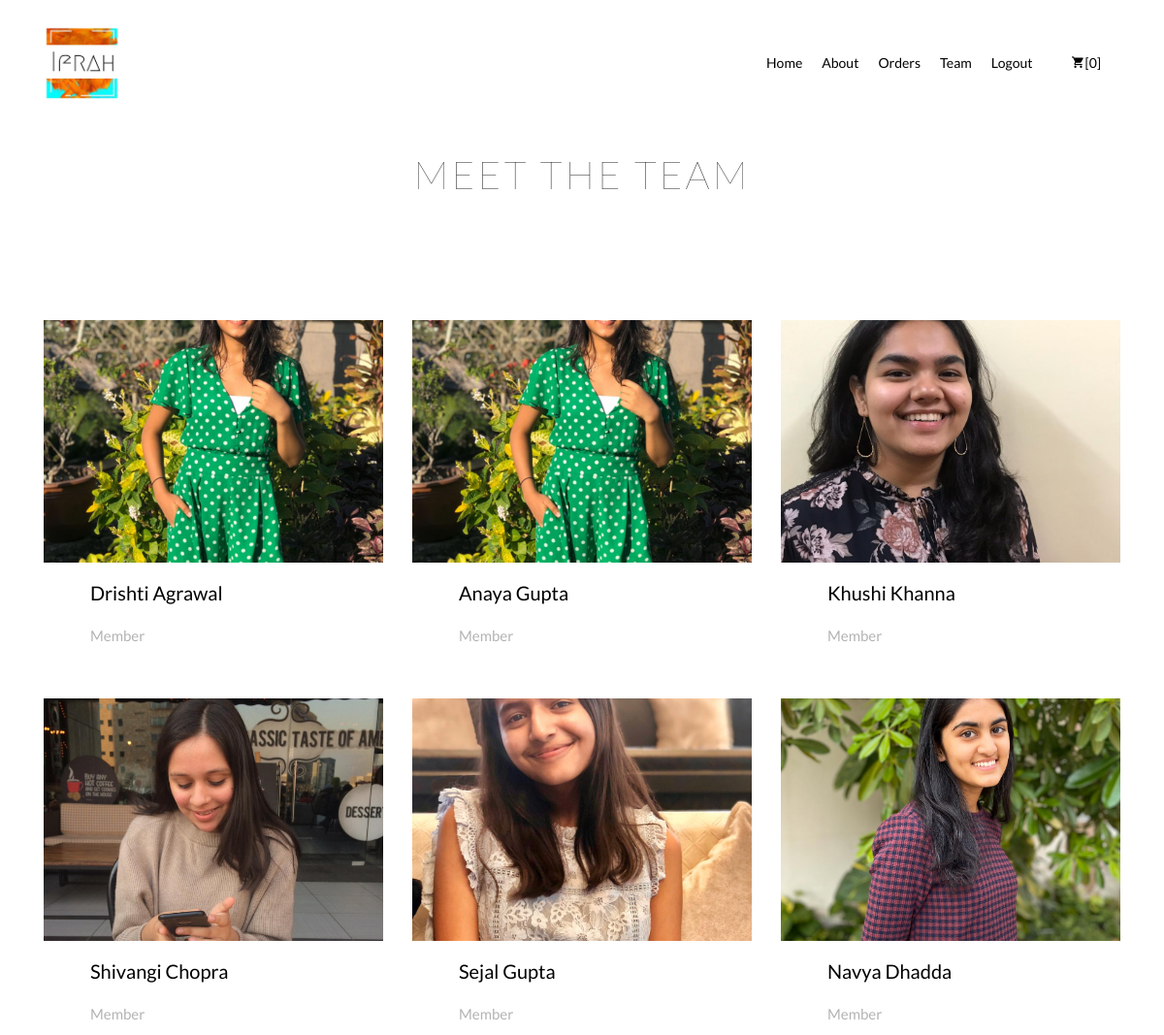
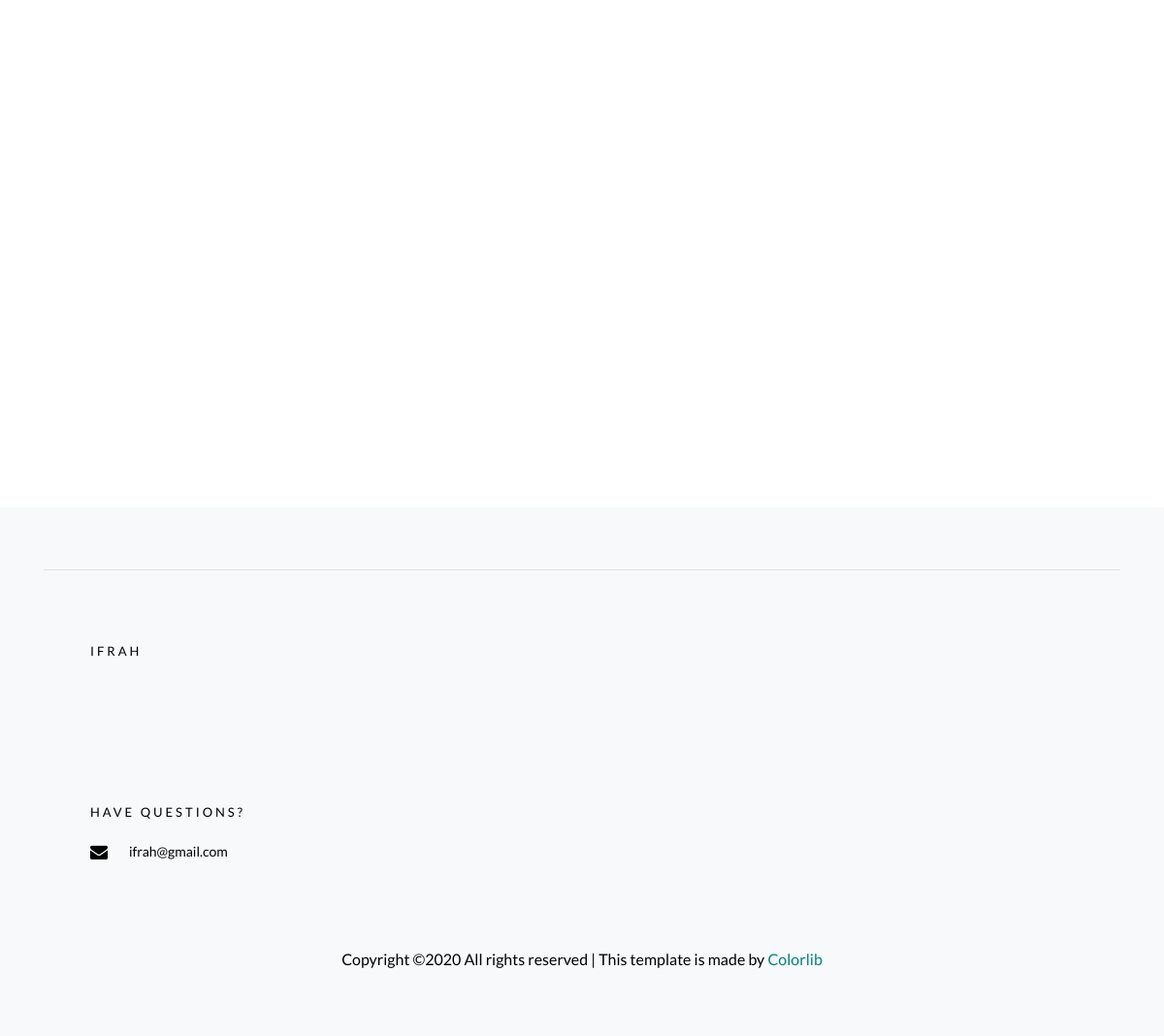
/gallery/team (signed in), run on the app's committed database (2 pictures, top to bottom).
### Gallery/models.py (models this page shows, shortened)
class Cart(models.Model):
    user = models.OneToOneField(User,on_delete=models.CASCADE)
    paintings =  models.ManyToManyField(Painting,related_name='c_paintings')

class Member(models.Model):
    name = models.CharField(max_length=264)
    post = models.CharField(max_length=264)
    image = models.ImageField(upload_to='media/')

### Gallery/views.py (the view)
# urls.py: path('team',views.Team.as_view(),name='team'),
class Team(APIView):
    @method_decorator(login_required)
    def get(self,request):
        Team = Member.objects.all()
        return render(request,'Gallery/team.html',{'Team':Team})

### Gallery/templates/Gallery/team.html
{% extends 'Gallery/base.html' %}
{%  block content %}
<div style="padding-top:150px;"class="hero-wrap hero-bread" style="background-image: url('images/bg_6.jpg');">
    <div class="container">
      <div class="row no-gutters slider-text align-items-center justify-content-center">
        <div class="col-md-9 ftco-animate text-center">
          <h1 class="mb-0 bread">Meet the team</h1>
        </div>
      </div>
    </div>
  </div>
  <section style="padding-top:1em;"class="ftco-section">
    <div class="container">
      <div class="row d-flex">
        {% for member in Team %}
        <div class="col-md-4 d-flex ftco-animate">
          <div class="blog-entry align-self-stretch" style="min-width:100%;">
            <a href="blog-single.html" class="block-20" style="background-image: url({{ member.image.url }});">
            </a>
            <div class="text mt-3 d-block pl-md-5">
              <h3 class="heading mt-3"><a href="#">{{ member.name }}</a></h3>
              <div class="meta mb-3">
                <div><a href="#">{{ member.post }}</a></div>
              </div>
            </div>
          </div>
        </div>
        {% endfor %}
      </div>
    </div>
  </section>
  {% endblock %}

### Gallery/templates/Gallery/base.html (shortened to what this page needs)
{% load static %}
<!DOCTYPE html>
<html lang="en">
  <head>
    <link rel="stylesheet" href="{% static 'css/open-iconic-bootstrap.min.css' %}" >
    <link rel="stylesheet" href="{% static 'css/animate.css' %}" >
    <link rel="stylesheet" href="{% static 'css/owl.carousel.min.css' %}" >
    <link rel="stylesheet" href="{% static 'css/owl.theme.default.min.css' %}" >
    <link rel="stylesheet" href="{% static 'css/magnific-popup.css' %}" >
    <link rel="stylesheet" href="{% static 'css/aos.css' %}" >
    <link rel="stylesheet" href="{% static 'css/ionicons.min.css' %}" >
    <link rel="stylesheet" href="{% static 'css/bootstrap-datepicker.css' %}" >
    <link rel="stylesheet" href="{% static 'css/jquery.timepicker.css' %}" >
    <link rel="stylesheet" href="{% static 'css/flaticon.css' %}" >
    <link rel="stylesheet" href="{% static 'css/icomoon.css' %}" >
    <link rel="stylesheet" href="{% static 'css/style.css' %}" >
  </head>
  <body>
    <nav style="margin-bottom: 50px;"class="navbar navbar-expand-lg navbar-dark ftco_navbar bg-dark ftco-navbar-light" id="ftco-navbar">
	    <div class="container">
	      <a class="navbar-brand" href="{% url 'home' %}"><img width="80px" height=" 80px"src="{% static 'images/Ifrah.jpeg' %}"></a>
	      <div class="collapse navbar-collapse" id="ftco-nav">
	        <ul class="navbar-nav ml-auto">
	          <li class="nav-item active"><a href="{% url 'home' %}" class="nav-link">Home</a></li>
            <li class="nav-item active"><a href="{% url 'about' %}" class="nav-link">About</a></li>
            <li class="nav-item active"><a href="{% url 'viewOrders' %}" class="nav-link">Orders</a></li>
            <li class="nav-item active"><a href="{% url 'team' %}" class="nav-link">Team</a></li>
            <li class="nav-item active"><a href="{% url 'logout' %}" class="nav-link">Logout</a></li>
	          <li class="nav-item cta cta-colored"><a style="padding-left:20px;border-radius: 20px;" href="{% url 'checkout' %}" class="nav-link"><span class="icon-shopping_cart"></span>[{{ user.cart.paintings.all | length }}]</a></li>
	        </ul>
	      </div>
	    </div>
	  </nav>
    {% block content %}{% endblock content %}
    <footer class="ftco-footer bg-light ftco-section">
        <div class="container">
          <hr>
          <br>
          <br>
          <div class="row mb-5">
            <div class="col-md">
              <div class="ftco-footer-widget mb-4 ml-md-5">
                <h2 class="ftco-heading-2">Ifrah</h2>
                <ul class="ftco-footer-social list-unstyled mt-5">
                </ul>
                <h2 class="ftco-heading-2">Have Questions?</h2>
              <div class="block-23 mb-3">
                  <ul>
                    <li><a href="#"><span class="icon icon-envelope"></span><span class="text">ifrah@gmail.com</span></a></li>
                  </ul>
                </div>
              </div>
            </div>
          </div>
          <div class="row">
            <div class="col-md-12 text-center">
              <p>
  						  Copyright &copy;<script>document.write(new Date().getFullYear());</script> All rights reserved | This template is made by <a href="https://colorlib.com" target="_blank">Colorlib</a>
  						</p>
            </div>
          </div>
        </div>
      </footer>
    </body>
  </html>

### Ifrah/static/css/icomoon.css (style rules this page uses)
[class^="icon-"], [class*=" icon-"] { font-family: 'icomoon' !important; speak: none; font-style: normal; font-weight: normal; font-variant: normal; text-transform: none; line-height: 1; -webkit-font-smoothing: antialiased; -moz-osx-font-smoothing: grayscale; }
.icon-envelope:before { content: "\f0e0"; }
.icon-shopping_cart:before { content: "\e8cc"; }

### data on the page
Member: image (picture), name "Drishti Agrawal", post "Member"
Member: image (picture), name "Anaya Gupta", post "Member"
Member: image (picture), name "Khushi Khanna", post "Member"
Member: image (picture), name "Shivangi Chopra", post "Member"
Member: image (picture), name "Sejal Gupta", post "Member"
Member: image (picture), name "Navya Dhadda", post "Member"

### other printed values
{{ user.cart.paintings.all | length }} "0"
